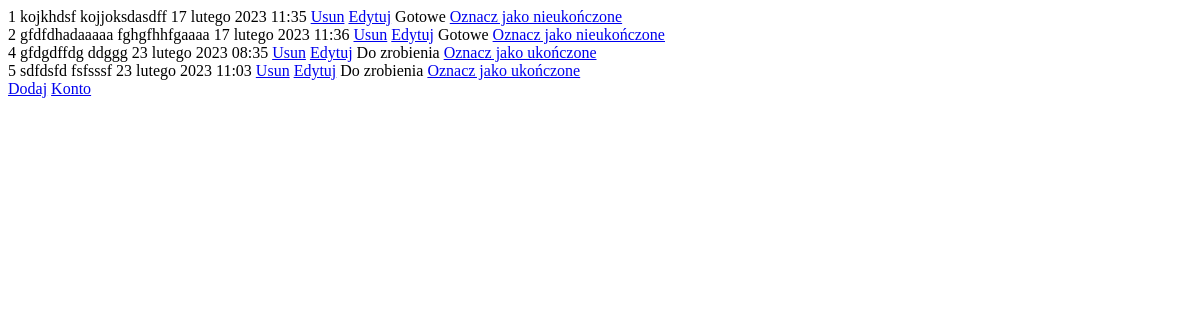
Page / (signed in) on the earlier database version.
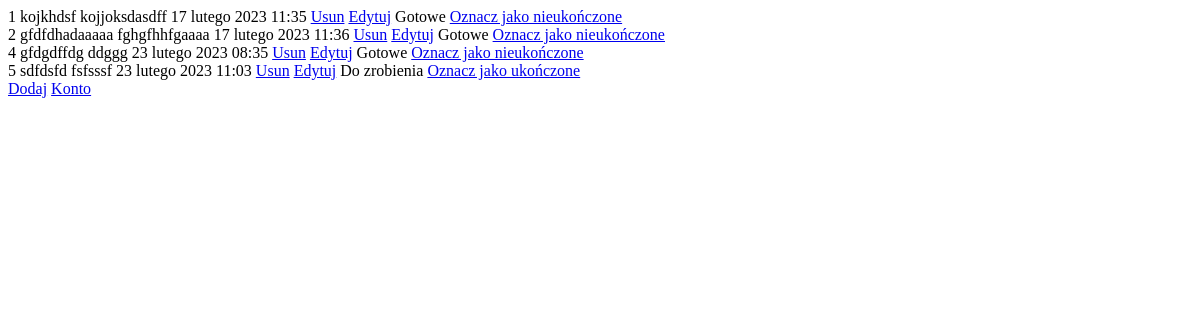
Same page on the later database version.
### baseapp/models.py (models this page shows, shortened)
class Element(models.Model):
    title = models.CharField(("Tytuł"), max_length=50)
    content = models.TextField(("Zawartość"))
    done = models.BooleanField(default=False, blank=True)
    date = models.DateTimeField(
        ("Data dodania"), auto_now_add=True)
    author = models.ForeignKey(User, on_delete=models.CASCADE, blank=True)

### baseapp/views.py (the view)
# urls.py: path('', views.home, name='home'),
def home(request):
    if request.user.is_authenticated:
        elements = Element.objects.filter(author=request.user)
    else:
        elements = []
    context = {
        'elements': elements
    }
    return render(request, 'home.html', context)

### baseapp/templates/home.html (shortened to what this page needs)
{% extends 'base.html' %} {% block content %} {% for element in elements %}
<div>
  {{ element.id }}
  <span> {{ element.title }}</span>
  <span>{{ element.content }}</span>
  {{element.date}}
  <a href="/delete/{{ element.id }}">Usun</a>
  <a href="/edit/{{ element.id }}">Edytuj</a>
   {% if element.done %}
  Gotowe
  <a href="/switch/{{ element.id }}">Oznacz jako nieukończone</a>
  {% else %}
  Do zrobienia
  <a href="/switch/{{ element.id }}">Oznacz jako ukończone</a>
  {% endif %}
</div>
{% endfor %} {% if user.is_authenticated %}
<a href="/add/">Dodaj</a>
<a href="/users/">Konto</a>
{% else %}
<p>Aby dodać elementy, <a href="{% url 'users:login' %}">zaloguj się</a>.</p>
{% endif %}
 {% endblock %}

### baseapp/templates/base.html (shortened to what this page needs)
<!DOCTYPE html>
<html lang="pl">
  <head>
  </head>
  <body>
    {% block content %} {% endblock %}
  </body>
</html>

Differences in the rows shown:
changed Element "gfdgdffdg": done "Do zrobienia Oznacz jako ukończone" → "Gotowe Oznacz jako nieukończone"
